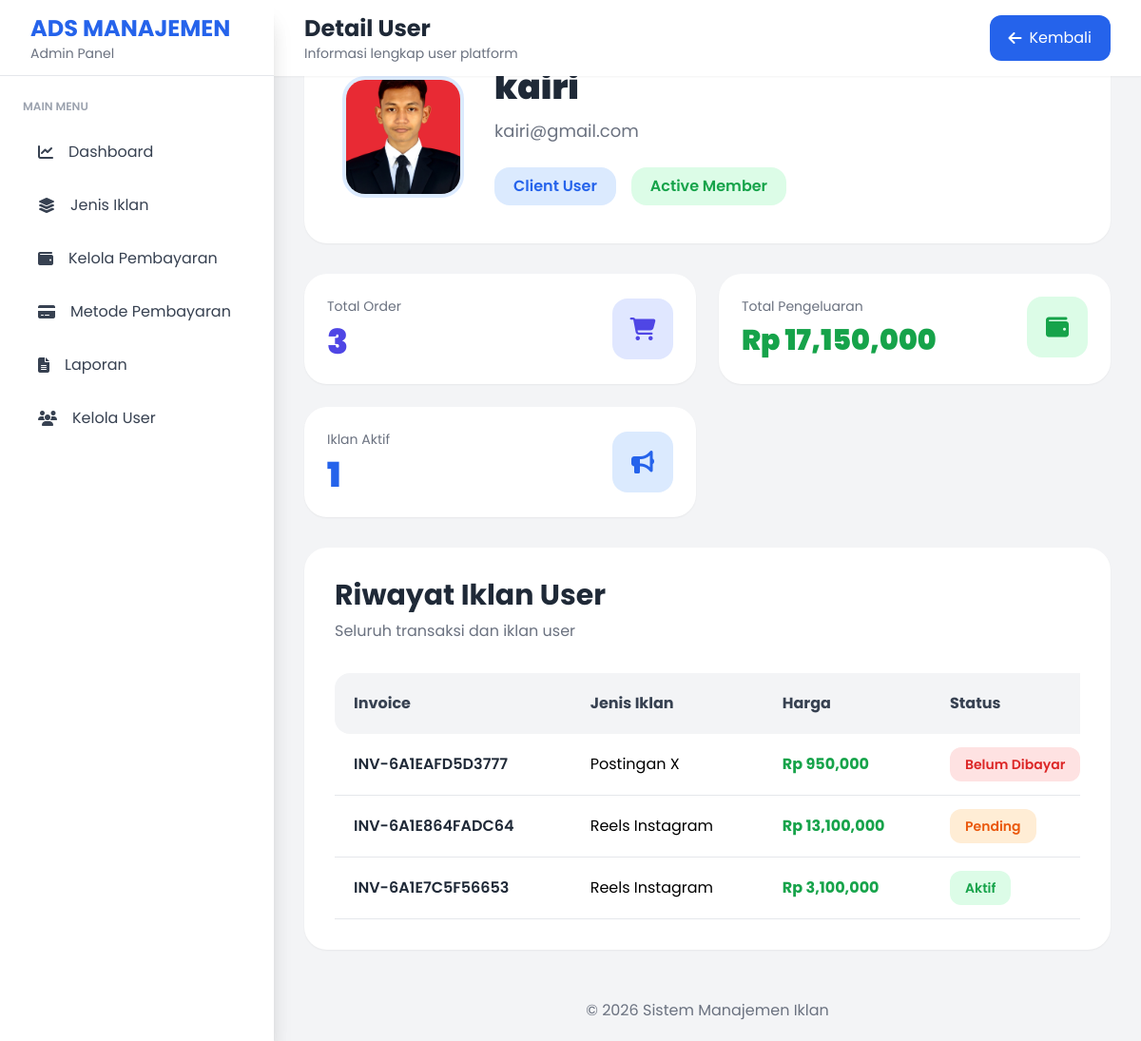
/sistem-manajemen-iklan/admin/user/detail.php?id=92 (signed in), run on the app's committed database.
### tables this page shows
CREATE TABLE `users` (
  `id` int NOT NULL,
  `nama` varchar(100) NOT NULL,
  `email` varchar(100) NOT NULL,
  `password` varchar(255) NOT NULL,
  `role` enum('admin','user') DEFAULT 'user',
  `created_at` timestamp NULL DEFAULT CURRENT_TIMESTAMP,
  `foto` varchar(255) DEFAULT NULL,
  `no_telp` varchar(20) DEFAULT NULL,
  `alamat` text
);

CREATE TABLE `iklan` (
  `id` int NOT NULL,
  `user_id` int NOT NULL,
  `judul_iklan` varchar(255) NOT NULL,
  `deskripsi` text NOT NULL,
  `media` varchar(255) NOT NULL,
  `jenis_iklan` enum('Reels Instagram','Video TikTok','Story Instagram','Postingan Instagram','Popup Website') NOT NULL,
  `durasi` int NOT NULL,
  `harga_dasar` bigint DEFAULT NULL,
  `harga_per_hari` bigint DEFAULT NULL,
  `jumlah_hari` int DEFAULT NULL,
  `harga` bigint NOT NULL,
  `kode_pembayaran` varchar(100) NOT NULL,
  `status` enum('Belum Dibayar','Pending','Proses','Aktif','Selesai') NOT NULL DEFAULT 'Belum Dibayar',
  `tanggal_mulai` date DEFAULT NULL,
  `tanggal_selesai` date DEFAULT NULL,
  `created_at` timestamp NULL DEFAULT CURRENT_TIMESTAMP,
  `tipe_media` enum('foto','video') NOT NULL,
  `jenis_iklan_id` int NOT NULL,
  `metode_pembayaran_id` int DEFAULT NULL,
  `bukti_pembayaran` varchar(255) DEFAULT NULL,
  `tanggal_pembayaran` datetime DEFAULT NULL,
  `diverifikasi_oleh` int DEFAULT NULL,
  `tanggal_verifikasi` datetime DEFAULT NULL
);

CREATE TABLE `jenis_iklan` (
  `id` int NOT NULL,
  `nama_jenis` varchar(100) NOT NULL,
  `tipe_media` enum('foto','video','keduanya') NOT NULL,
  `harga_foto` bigint DEFAULT NULL,
  `harga_video_per5detik` bigint DEFAULT NULL,
  `created_at` timestamp NULL DEFAULT CURRENT_TIMESTAMP,
  `harga_per_hari` bigint NOT NULL DEFAULT '0'
);

### sistem-manajemen-iklan/admin/user/detail.php (the view, shortened to what this page needs)
<?php
include "../../config/koneksi.php";
$id = $_GET['id'];
$queryUser = mysqli_query($conn,
    "SELECT *
     FROM users
     WHERE id='$id'"
);
$user = mysqli_fetch_assoc($queryUser);
$queryIklan = mysqli_query($conn,
    "SELECT
        iklan.*,
        jenis_iklan.nama_jenis
    FROM iklan
    JOIN jenis_iklan
    ON iklan.jenis_iklan_id =
       jenis_iklan.id
    WHERE iklan.user_id='$id'
    ORDER BY iklan.id DESC"
);
$totalOrder = mysqli_fetch_assoc(
    mysqli_query($conn,
        "SELECT COUNT(*) as total
         FROM iklan
         WHERE user_id='$id'"
    )
);
$totalPengeluaran = mysqli_fetch_assoc(
    mysqli_query($conn,
        "SELECT COALESCE(SUM(harga),0)
         as total
         FROM iklan
         WHERE user_id='$id'"
    )
);
$totalAktif = mysqli_fetch_assoc(
    mysqli_query($conn,
        "SELECT COUNT(*) as total
         FROM iklan
         WHERE user_id='$id'
         AND status='Aktif'"
    )
);
?>
<!DOCTYPE html>
<html lang="id">
<head>
    <script src="https://cdn.tailwindcss.com"></script>
    <link rel="stylesheet"
          href="https://cdnjs.cloudflare.com/ajax/libs/font-awesome/6.5.2/css/all.min.css"/>
</head>
<body class="bg-gray-100 overflow-x-hidden">
<?php include "../layouts/header.php"; ?>
<div id="sidebar"
     class="fixed top-0 left-0 z-50 w-72 h-full bg-white shadow-xl transform -translate-x-full lg:translate-x-0 transition-transform duration-300 ease-in-out">
    <?php include "../layouts/sidebar.php"; ?>
</div>
<div class="fixed top-0 left-0 lg:left-72 right-0 h-20 bg-white shadow-sm z-30">
    <div class="h-full px-4 lg:px-8 flex items-center justify-between">
        <div class="flex items-center gap-4">
            <div>
                <h2 class="text-xl lg:text-2xl font-bold text-gray-800">
                    Detail User
                </h2>
                <p class="text-sm text-gray-500 hidden sm:block">
                    Informasi lengkap user platform
                </p>
            </div>
        </div>
        <a href="index.php"
           class="bg-blue-600 hover:bg-blue-700 transition text-white px-5 py-3 rounded-xl flex items-center gap-2">
            <i class="fa-solid fa-arrow-left"></i>
            <span class="hidden sm:block">
                Kembali
            </span>
        </a>
    </div>
</div>
<div class="lg:ml-72 pt-24 p-4 lg:p-8">
    <div class="bg-white rounded-3xl shadow-sm p-6 lg:p-10 mb-8">
        <div class="flex flex-col lg:flex-row lg:items-center gap-8">
            <div>
                <?php if($user['foto']) : ?>
                    <img src="../../assets/uploads/profil/<?= $user['foto']; ?>"
                         class="w-32 h-32 rounded-3xl object-cover border-4 border-blue-100">
                <?php else : ?>
                    <div class="w-32 h-32 rounded-3xl bg-blue-100 flex items-center justify-center">
                        <i class="fa-solid fa-user text-blue-600 text-5xl"></i>
                    </div>
                <?php endif; ?>
            </div>
            <div class="flex-1">
                <h2 class="text-3xl lg:text-4xl font-black text-gray-800">
                    <?= $user['nama']; ?>
                </h2>
                <p class="text-lg text-gray-500 mt-3">
                    <?= $user['email']; ?>
                </p>
                <div class="flex flex-wrap gap-4 mt-6">
                    <span class="bg-blue-100 text-blue-600 px-5 py-2 rounded-2xl font-semibold">
                        Client User
                    </span>
                    <span class="bg-green-100 text-green-600 px-5 py-2 rounded-2xl font-semibold">
                        Active Member
                    </span>
                </div>
            </div>
        </div>
    </div>
    <div class="grid md:grid-cols-2 xl:grid-cols-3 gap-6 mb-8">
        <div class="bg-white rounded-3xl p-6 shadow-sm">
            <div class="flex justify-between items-center">
                <div>
                    <p class="text-gray-500 text-sm">
                        Total Order
                    </p>
                    <h2 class="text-4xl font-black text-indigo-600 mt-2">
                        <?= $totalOrder['total']; ?>
                    </h2>
                </div>
                <div class="w-16 h-16 rounded-2xl bg-indigo-100 flex items-center justify-center">
                    <i class="fa-solid fa-cart-shopping text-indigo-600 text-2xl"></i>
                </div>
            </div>
        </div>
        <div class="bg-white rounded-3xl p-6 shadow-sm">
            <div class="flex justify-between items-center">
                <div>
                    <p class="text-gray-500 text-sm">
                        Total Pengeluaran
                    </p>
                    <h2 class="text-3xl font-black text-green-600 mt-2">
                        Rp <?= number_format($totalPengeluaran['total']); ?>
                    </h2>
                </div>
                <div class="w-16 h-16 rounded-2xl bg-green-100 flex items-center justify-center">
                    <i class="fa-solid fa-wallet text-green-600 text-2xl"></i>
                </div>
            </div>
        </div>
        <div class="bg-white rounded-3xl p-6 shadow-sm">
            <div class="flex justify-between items-center">
                <div>
                    <p class="text-gray-500 text-sm">
                        Iklan Aktif
                    </p>
                    <h2 class="text-4xl font-black text-blue-600 mt-2">
                        <?= $totalAktif['total']; ?>
                    </h2>
                </div>
                <div class="w-16 h-16 rounded-2xl bg-blue-100 flex items-center justify-center">
                    <i class="fa-solid fa-bullhorn text-blue-600 text-2xl"></i>
                </div>
            </div>
        </div>
    </div>
    <div class="bg-white rounded-3xl shadow-sm p-4 lg:p-8">
        <div class="mb-8">
            <h2 class="text-2xl lg:text-3xl font-bold text-gray-800">
                Riwayat Iklan User
            </h2>
            <p class="text-gray-500 mt-2">
                Seluruh transaksi dan iklan user
            </p>
        </div>
        <div class="hidden lg:block overflow-x-auto">
            <table class="w-full min-w-[1000px]">
                <thead>
                    <tr class="bg-gray-100 text-gray-700">
                        <th class="p-5 text-left rounded-l-2xl">
                            Invoice
                        </th>
                        <th class="p-5 text-left">
                            Jenis Iklan
                        </th>
                        <th class="p-5 text-left">
                            Harga
                        </th>
                        <th class="p-5 text-left">
                            Status
                        </th>
                    </tr>
                </thead>
                <tbody>
                <?php
                mysqli_data_seek($queryIklan, 0);
                while($data = mysqli_fetch_assoc($queryIklan)) :
                ?>
                    <?php
                    $warna = '';
                    if ($data['status'] == 'Belum Dibayar') {
                        $warna = 'bg-red-100 text-red-600';
                    } elseif ($data['status'] == 'Pending') {
                        $warna = 'bg-orange-100 text-orange-600';
                    } elseif ($data['status'] == 'Proses') {
                        $warna = 'bg-yellow-100 text-yellow-600';
                    } elseif ($data['status'] == 'Aktif') {
                        $warna = 'bg-green-100 text-green-600';
                    } else {
                        $warna = 'bg-gray-100 text-gray-600';
                    }
                    ?>
                    <tr class="border-b hover:bg-gray-50 transition">
                        <td class="p-5 font-semibold text-gray-800">
                            <?= $data['kode_pembayaran']; ?>
                        </td>
                        <td class="p-5">
                            <?= $data['nama_jenis']; ?>
                        </td>
                        <td class="p-5 font-bold text-green-600">
                            Rp <?= number_format($data['harga']); ?>
                        </td>
                        <td class="p-5">
                            <span class="<?= $warna; ?> px-4 py-2 rounded-xl text-sm font-semibold">
                                <?= $data['status']; ?>
                            </span>
                        </td>
                    </tr>
                <?php endwhile; ?>
                </tbody>
            </table>
        </div>
    </div>
</div>
<?php include "../layouts/footer.php"; ?>
</body>
</html>

### sistem-manajemen-iklan/admin/layouts/header.php (style rules this page uses)
* { font-family: 'Poppins', sans-serif; }
body { background: #f3f4f6; }

### data on the page
users: foto (picture), nama "kairi", email "kairi@gmail.com"
iklan: kode_pembayaran "INV-6A1EAFD5D3777", jenis_iklan.nama_jenis "Postingan X", harga "950,000", status "Belum Dibayar"
iklan: kode_pembayaran "INV-6A1E864FADC64", jenis_iklan.nama_jenis "Reels Instagram", harga "13,100,000", status "Pending"
iklan: kode_pembayaran "INV-6A1E7C5F56653", jenis_iklan.nama_jenis "Reels Instagram", harga "3,100,000", status "Aktif"

### other printed values
$totalOrder['total'] "3"
$totalPengeluaran['total'] "17,150,000"
$totalAktif['total'] "1"
